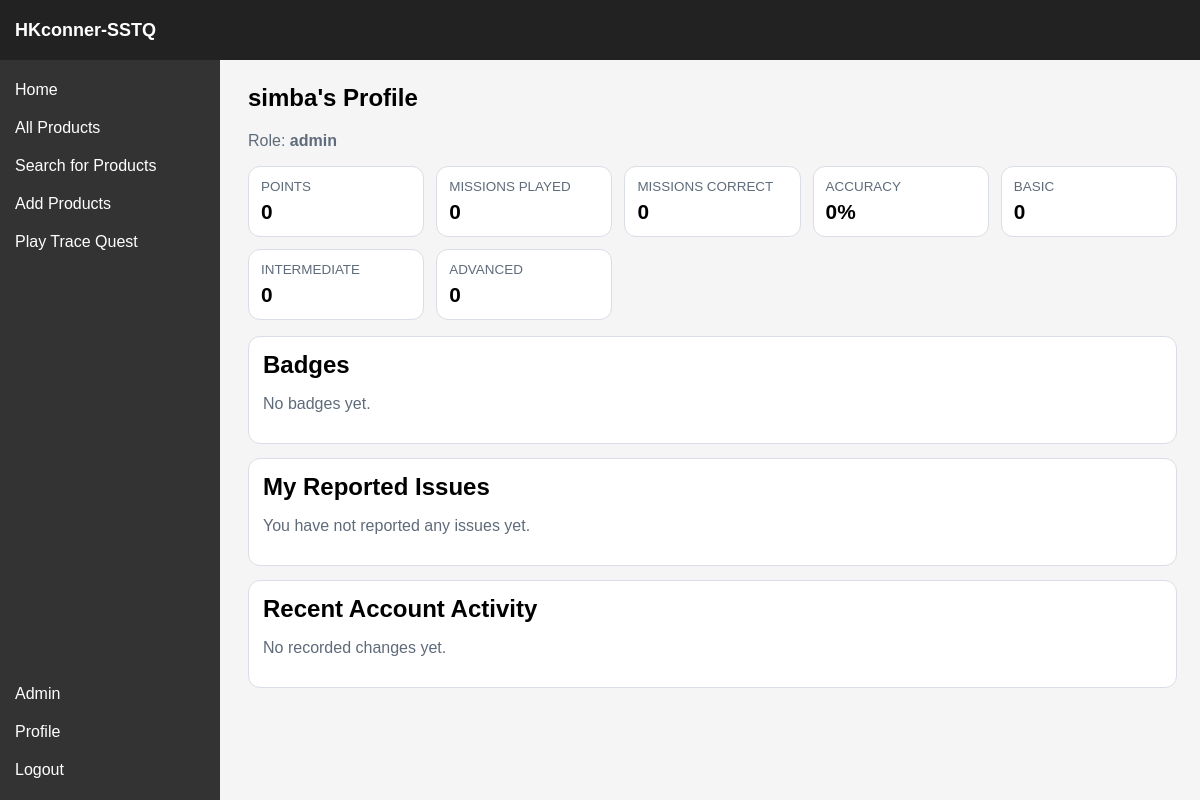
/profile (signed in), run on an earlier commit of the app's database.
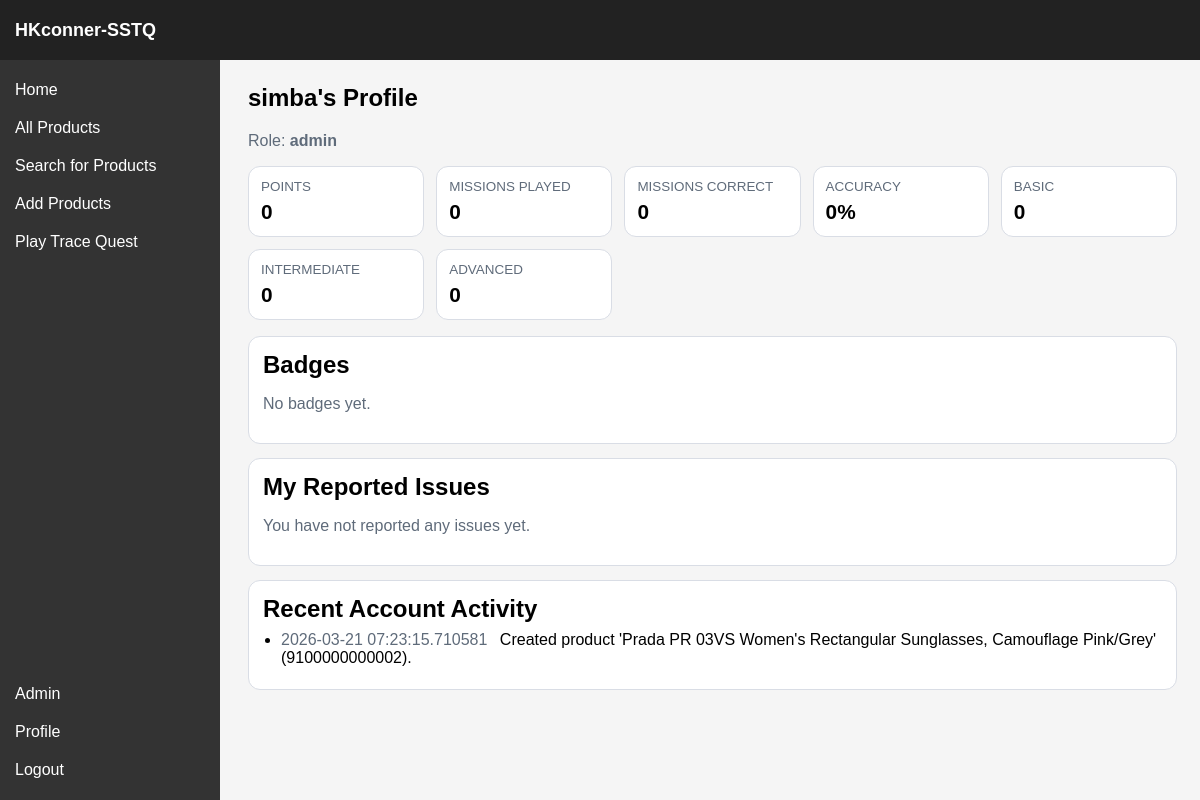
And on a later commit of the database.
### sstq/models.py (models this page shows, shortened)
class User(db.Model, UserMixin):
    __tablename__ = "users"
    user_id = db.Column(db.Integer, primary_key=True)
    username = db.Column(db.String(64), unique=True, nullable=False)
    role = db.Column(db.String(16), default="consumer", nullable=False)
    password_hash = db.Column(db.String(256), nullable=False)
    @property
    def is_verifier(self):
        return self.role == "verifier"
    @property
    def is_admin(self):
        return self.role == "admin"

class ChangeLog(db.Model):
    __tablename__ = "changelogs"
    log_id = db.Column(db.Integer, primary_key=True)
    user_id = db.Column(db.Integer, db.ForeignKey("users.user_id"), nullable=False)
    timestamp = db.Column(db.DateTime, default=lambda: datetime.now(timezone.utc), nullable=False)
    change_summary = db.Column(db.String(512), nullable=False)
    user = db.relationship("User", backref="changelogs")

### sstq/routes/profile.py (the view)
@profile_bp.route("/profile", methods=["GET"])
@login_required
def profile():
    player = Player.query.filter_by(user_id=current_user.user_id).first()
    missions = []
    badges = []
    progress = {
        "points": 0,
        "missions_total": 0,
        "missions_correct": 0,
        "accuracy": 0,
        "tier_counts": {"basic": 0, "intermediate": 0, "advanced": 0},
    }
    if player:
        missions = (
            Mission.query.filter_by(player_id=player.player_id)
            .order_by(Mission.mission_id.desc())
            .all()
        )
        badges = (
            Badge.query.filter_by(player_id=player.player_id)
            .order_by(Badge.badge_id.desc())
            .all()
        )
        missions_correct = sum(
            1
            for mission in missions
            if (mission.player_answer or "").strip().lower() == (mission.answer or "").strip().lower()
        )
        tier_counts = {
            "basic": sum(1 for mission in missions if (mission.tier or "").lower() == "basic"),
            "intermediate": sum(1 for mission in missions if (mission.tier or "").lower() == "intermediate"),
            "advanced": sum(1 for mission in missions if (mission.tier or "").lower() == "advanced"),
        }
        progress = {
            "points": player.points,
            "missions_total": len(missions),
            "missions_correct": missions_correct,
            "accuracy": round((missions_correct / len(missions)) * 100, 1) if missions else 0,
            "tier_counts": tier_counts,
        }
    my_issues = (
        Issue.query.filter_by(user_id=current_user.user_id)
        .order_by(Issue.issue_id.desc())
        .limit(20)
        .all()
    )
    my_changes = (
        ChangeLog.query.filter_by(user_id=current_user.user_id)
        .order_by(ChangeLog.timestamp.desc())
        .limit(20)
        .all()
    )
    issue_status_breakdown = dict(
        db.session.query(Issue.status, db.func.count(Issue.issue_id))
        .filter(Issue.user_id == current_user.user_id)
        .group_by(Issue.status)
        .all()
    )
    return render_template(
        "profile.html",
        player=player,
        missions=missions,
        badges=badges,
        progress=progress,
        my_issues=my_issues,
        my_changes=my_changes,
        issue_status_breakdown=issue_status_breakdown,
    )

### sstq/routes/auth.py (called while the page is built)
@login_manager.user_loader
def load_user(user_id):
    return db.session.get(User, int(user_id))

### sstq/templates/profile.html (shortened to what this page needs)
{% extends "base.html" %}
{% block custom_css %}<link rel="stylesheet" href="{{ url_for('static', filename='css/profile.css') }}">{% endblock %}
{% block content %}
<section class="profile-page">
    <h1>{{ current_user.username }}'s Profile</h1>
    <p class="intro">Role: <strong>{{ current_user.role }}</strong></p>
    <div class="stats-grid">
        <article class="stat-card"><p class="label">Points</p><p class="value">{{ progress.points }}</p></article>
        <article class="stat-card"><p class="label">Missions Played</p><p class="value">{{ progress.missions_total }}</p></article>
        <article class="stat-card"><p class="label">Missions Correct</p><p class="value">{{ progress.missions_correct }}</p></article>
        <article class="stat-card"><p class="label">Accuracy</p><p class="value">{{ progress.accuracy }}%</p></article>
        <article class="stat-card"><p class="label">Basic</p><p class="value">{{ progress.tier_counts.basic }}</p></article>
        <article class="stat-card"><p class="label">Intermediate</p><p class="value">{{ progress.tier_counts.intermediate }}</p></article>
        <article class="stat-card"><p class="label">Advanced</p><p class="value">{{ progress.tier_counts.advanced }}</p></article>
    </div>
    <section class="panel">
        <h2>Badges</h2>
        {% if badges %}
            <div class="badge-grid">
                {% for badge in badges %}
                    <article class="badge-card">
                        <p class="badge-name">{{ badge.name }}</p>
                        <p class="badge-tier">{{ badge.tier }}</p>
                    </article>
                {% endfor %}
            </div>
        {% else %}
            <p class="muted">No badges yet.</p>
        {% endif %}
    </section>
    <section class="panel">
        <h2>My Reported Issues</h2>
        {% if my_issues %}
            <p class="muted">
                {% for status, count in issue_status_breakdown.items() %}
                    <span class="status-chip">{{ status }}: {{ count }}</span>
                {% endfor %}
            </p>
            <div class="table-wrap">
                <table>
                    <thead>
                        <tr>
                            <th>Issue</th>
                            <th>Type</th>
                            <th>Status</th>
                            <th>Resolution</th>
                        </tr>
                    </thead>
                    <tbody>
                        {% for issue in my_issues %}
                            <tr>
                                <td>#{{ issue.issue_id }} - Claim {{ issue.claim_id }}</td>
                                <td>{{ issue.issue_type }}</td>
                                <td>{{ issue.status }}</td>
                                <td>{{ issue.resolution_note or '-' }}</td>
                            </tr>
                        {% endfor %}
                    </tbody>
                </table>
            </div>
        {% else %}
            <p class="muted">You have not reported any issues yet.</p>
        {% endif %}
    </section>
    <section class="panel">
        <h2>Recent Account Activity</h2>
        {% if my_changes %}
            <ul class="change-list">
                {% for change in my_changes %}
                    <li>
                        <span class="time">{{ change.timestamp }}</span>
                        <span>{{ change.change_summary }}</span>
                    </li>
                {% endfor %}
            </ul>
        {% else %}
            <p class="muted">No recorded changes yet.</p>
        {% endif %}
    </section>
</section>
{% endblock %}

### sstq/templates/base.html (shortened to what this page needs)
<!DOCTYPE html>
<html lang="en">
<head>
    <link rel="stylesheet" href="{{ url_for('static', filename='css/base.css') }}">
    {% block custom_css %}{% endblock %}
</head>
<body>
    <div class="container">
        <div class="header">
            <div class="logo">
                <a href="{{ url_for('home.home') }}">HKconner-SSTQ</a>
            </div>
        </div>
        <div class="sidebar">
            <div class="sidebar-top">
                <a href="{{ url_for('home.home') }}">Home</a>
                <a href="{{ url_for('product.product') }}">All Products</a>
                <a href="{{ url_for('search_product.search_product') }}">Search for Products</a>
                {% if current_user.is_authenticated %}
                    {% if current_user.is_verifier or current_user.is_admin %}
                        <a href="{{ url_for('product.product_add') }}">Add Products</a>
                    {% endif %}
                {% endif %}
                <a href="{{ url_for('tracequest.tracequest') }}">Play Trace Quest</a>
            </div>
            <div class="sidebar-middle"></div>
            <div class="sidebar-bottom">
                {% if current_user.is_authenticated %}
                    {% if current_user.is_admin or current_user.is_verifier %}
                        <a href="{{ url_for('admin.admin') }}">Admin</a>
                    {% endif %}
                    <a href="{{ url_for('profile.profile') }}">Profile</a>
                    <a href="{{ url_for('auth.logout') }}">Logout</a>
                {% else %}
                    <a href="{{ url_for('auth.login') }}">Login</a>
                {% endif %}
            </div>
        </div>
        <div class="content">
            {% block content %}{% endblock %}
        </div>
    </div>
</body>
</html>

### sstq/static/css/base.css (style rules this page uses)
* { box-sizing: border-box; }
body { margin: 0; font-family: Arial, sans-serif; min-height: 100vh; }
.container { display: grid; grid-template-columns: 220px 1fr; grid-template-rows: 60px calc(100vh - 60px); height: 100vh; overflow: hidden; }
.header { grid-column: 1 / 3; display: flex; align-items: center; background-color: #222; color: white; padding: 0 15px; min-height: 60px; }
.logo { margin-right: 20px; }
.logo a { color: white; text-decoration: none; font-weight: bold; font-size: 18px; }
.sidebar { background-color: #333; color: white; padding: 15px; display: flex; flex-direction: column; overflow-y: auto; }
.sidebar-top { display: flex; flex-direction: column; gap: 8px; }
.sidebar-middle { flex-grow: 1; }
.sidebar-bottom { display: flex; flex-direction: column; gap: 8px; }
.sidebar a { display: block; color: white; text-decoration: none; padding: 6px 0; }
.content { padding-left: 20px; padding-right: 15px; overflow-y: auto; background-color: #f5f5f5; }

### sstq/static/css/profile.css (style rules this page uses)
.profile-page { max-width: 1100px; margin: 24px auto; padding: 0 8px 24px; }
.intro { color: #5f6b7a; }
.stats-grid { display: grid; gap: 12px; grid-template-columns: repeat(auto-fit, minmax(150px, 1fr)); margin: 16px 0; }
.stat-card { background: #fff; border: 1px solid #d9dde5; border-radius: 12px; padding: 12px; }
.stat-card .label { margin: 0; color: #5f6b7a; font-size: 0.84rem; text-transform: uppercase; }
.stat-card .value { margin: 6px 0 0; font-size: 1.3rem; font-weight: 700; }
.panel { background: #fff; border: 1px solid #d9dde5; border-radius: 12px; padding: 14px; margin-top: 14px; }
.panel h2 { margin: 0 0 8px; }
.change-list { margin: 0; padding-left: 18px; }
.change-list li { margin-bottom: 8px; }
.time { color: #5f6b7a; margin-right: 8px; }
.muted { color: #5f6b7a; }

What changed in the data, as far as the page shows it:
added ChangeLog: timestamp "2026-03-21 07:23:15.710581", change_summary "Created product 'Prada PR 03VS Women's Rectangular Sunglasses, Camouflage Pink/Grey' (9100000000002)."
Also different on the page:
text no longer shown: "No recorded changes yet."
